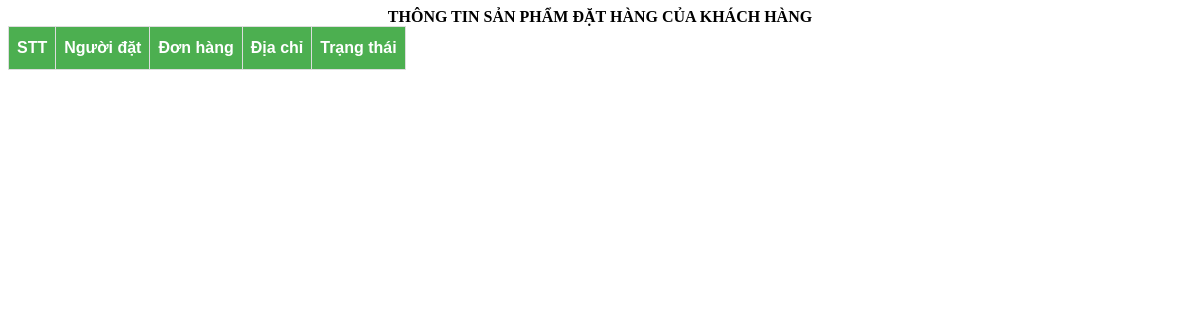
The page /manager/ (signed in) on the database as committed earlier.
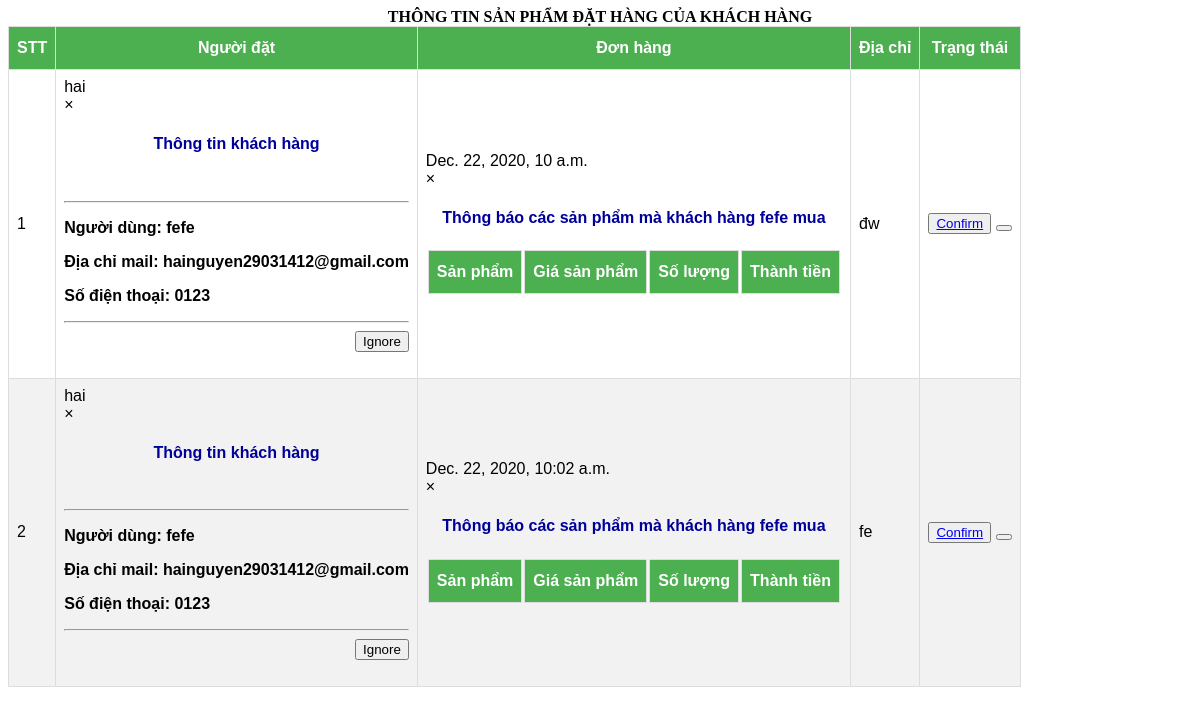
The same page on the database as committed later.
### Page/models.py (models this page shows, shortened)
class Order(models.Model):
    id_cart = models.ForeignKey(Cart, on_delete=models.CASCADE, null=True, blank=True)
    id_user = models.ForeignKey(User, on_delete=models.CASCADE, null=True, blank=True)
    status_choice = (
        ('pending', 'pending'),
        ('confirm', 'confirm'),
        ('paid', 'paid'),
        ('shipping', 'shipping'),
        ('completed', 'completed'),
    )
    status = models.CharField(max_length=10, choices=status_choice, null=True, blank=True)
    address = models.TextField(max_length=1000, null=True, blank=True)

class Customer(models.Model):
    user = models.OneToOneField(User, on_delete=models.CASCADE, null=True, blank=True)
    type_choice = (
        ('AD', 'Admin'),
        ('MN', 'Manager'),
        ('US', 'User'),
    )
    type = models.CharField(max_length=10, choices=type_choice, default='US')
    name = models.TextField(max_length=100, default='')
    phone = models.IntegerField(null=True, blank=True)

class Cart(models.Model):
    id_user = models.ForeignKey(User, on_delete=models.CASCADE, null=True, blank=True)
    total_price = models.IntegerField(null=True, blank=True)
    CreateAt = models.DateTimeField(auto_now=True)
    is_new = models.BooleanField(default=True)
    is_pending = models.BooleanField(default=True)

### Page/views.py (the view)
# urls.py: url(r'^manager/$', ManagerView.as_view(), name='page_Manager'),
class ManagerView(TemplateView, LoginRequiredMixin):
    login_url = '/'
    template_name = '../Templates/Manager_View.html'
    def get(self, request):
        if request.user.is_authenticated():
            order = Order.objects.all()
            content = {
                'order': order,
            }
            return render(request, self.template_name, content)
        else:
            return HttpResponseRedirect(reverse('Page:page_login'))

### Templates/Manager_View.html (shortened to what this page needs)
<!DOCTYPE html>
<html lang="en">
<head>
</head>
<body>
    <div class="row">
        <div class="panel panel-info">
            <div class="panel-heading" align="center"><b>THÔNG TIN SẢN PHẨM ĐẶT HÀNG CỦA KHÁCH HÀNG</b></div>
            <table class="w3-table-all" id="cart-table">
                <thead>
                    <tr>
                        <th class="w3-center">STT</th>
                        <th class="w3-center">Người đặt</th>
                        <th class="w3-center">Đơn hàng</th>
                        <th class="w3-center">Địa chỉ</th>
                        <th class="w3-center">Trạng thái</th>
                    </tr>
                </thead>
                <tbody>
                    {% for item in order %}
                    {% if item.status != 'completed' %}
                    <tr>
                        <td class="w3-center">{{forloop.counter}}</td>
                        <td>{{item.id_user}}&nbsp
                            <div id="{{item.id}}" class="w3-modal">
                                <div class="w3-modal-content">
                                    {% include 'Form/form_userInfo.html'%}
                                </div>
                            </div>
                        </td>
                        <td class="w3-center">
                            {{item.id_cart.CreateAt}}
                            <div id="id{{item.id}}" class="w3-modal">
                                <div class="w3-modal-content">
                                    {% include 'Form/form_productInfo.html'%}
                                </div>
                            </div>
                        </td>
                        <td class="w3-center">
                            {{item.address}}
                        </td>
                        {% if item.status == 'pending' %}
                        <td class="w3-center">
                            <button>
                                <a href="{% url 'Page:page_confirm' item.id %}">Confirm</a>
                            </button>
                            <button>
                            </button>
                        </td>
                        {% elif item.status == 'confirm' %}
                        <td class="w3-center">
                            <button>
                                <a href="{% url 'Page:page_isShipping' item.id %}">Shipping</a>
                            </button>
                        </td>
                        {% elif item.status == 'shipping' %}
                        <td class="w3-center">
                            <button>
                                <a href="{% url 'Page:page_isPaid' item.id %}">Paid</a>
                            </button>
                        </td>
                        {% elif item.status == 'paid' %}
                        <td class="w3-center">
                            <button>
                                <a href="{% url 'Page:page_isCompleted' item.id %}">Completed</a>
                            </button>
                        </td>
                        {% endif %}
                    </tr>
                    {% endif %}
                    {% endfor %}
                </tbody>
            </table>
        </div>
    </div>
</body>
</html>

### Templates/Form/form_userInfo.html (shortened to what this page needs)
<!DOCTYPE html>
<html lang="en">
<head>
</head>
<body>
    <header class="w3-container w3-light-blue">
        <span onclick="document.getElementById('{{item.id}}').style.display='none'" class="w3-button w3-display-topright">&times;</span>
        <h4 align="center" style="color: #000099"><strong>Thông tin khách hàng</strong></h4>
    </header>
    <div class="w3-container">
    <br>
    <div align="">
        <hr>
            <form action="" method="post" action="" enctype="multipart/form-data">
                <div>
                    <div>
                        <p><b>Người dùng: {{item.id_user.customer.name}}</b></p>
                        <p><b>Địa chỉ mail: {{item.id_user.email}}</b></p>
                        <p><b>Số điện thoại: 0{{item.id_user.customer.phone}}</b></p>
                    </div>
                </div>
            </form>
        <hr>
    </div>
    <div align="right">
        <span onclick="document.getElementById('{{item.id}}').style.display='none'">
            <button type="button" class="btn btn-warning  btn-xs">Ignore</button>
        </span>
    </div>
    <br>
    </div>
</body>
</html>

### Templates/Form/form_productInfo.html (shortened to what this page needs)
<!DOCTYPE html>
<html lang="en">
<head>
</head>
<body>
    <header class="w3-container w3-light-blue">
        <span onclick="document.getElementById('id{{item.id}}').style.display='none'"
          class="w3-button w3-display-topright">&times;</span>
        <h4 align="center" style="color: #000099"><strong>Thông báo các sản phẩm mà khách hàng {{item.id_user.customer.name}} mua</strong></h4>
    </header>
    <table>
        <thead>
            <tr>
                <th>Sản phẩm</th>
                <th class="w3-center">Giá sản phẩm</th>
                <th class="w3-center">Số lượng</th>
                <th class="w3-center">Thành tiền</th>
            </tr>
        </thead>
    </table>
</body>
</html>

### Templates/Manager_View.html (style rules this page uses)
#cart-table { font-family: Arial, Helvetica, sans-serif; border-collapse: collapse; }
#cart-table td, #cart-table th { border: 1px solid #ddd; padding: 8px; }
#cart-table tr:nth-child(even) { background-color: #f2f2f2; }
#cart-table th { padding-top: 12px; padding-bottom: 12px; background-color: #4CAF50; color: white; }

Rows that differ between the two databases and show on the page:
added Order: id_user "hai", id_user.customer.name "fefe", id_user.email "hainguyen29031412@gmail.com", id_user.customer.phone "123", id_cart.CreateAt "Dec. 22, 2020, 10 a.m.", address "đw", status "Confirm"
added Order: id_user "hai", id_user.customer.name "fefe", id_user.email "hainguyen29031412@gmail.com", id_user.customer.phone "123", id_cart.CreateAt "Dec. 22, 2020, 10:02 a.m.", address "fe", status "Confirm"
